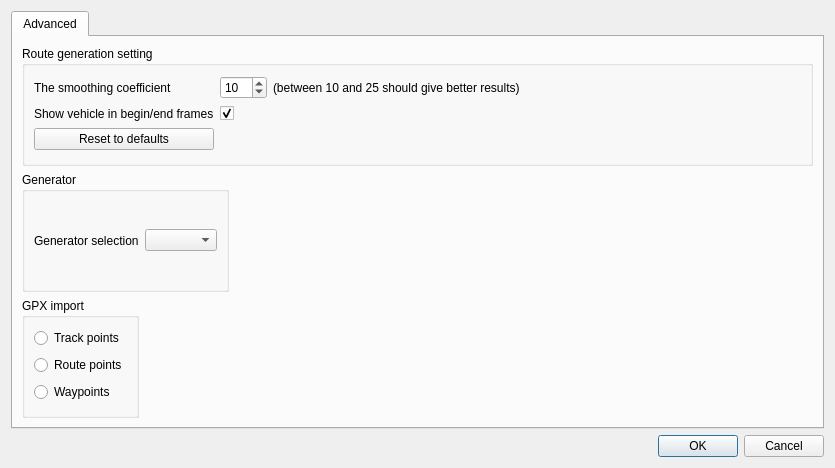
<?xml version="1.0" encoding="UTF-8"?>
<ui version="4.0">
 <class>Dialog</class>
 <widget class="QDialog" name="Dialog">
  <property name="geometry">
   <rect>
    <x>0</x>
    <y>0</y>
    <width>835</width>
    <height>468</height>
   </rect>
  </property>
  <property name="windowTitle">
   <string>Route Generator Preferences</string>
  </property>
  <layout class="QVBoxLayout">
   <item>
    <widget class="QTabWidget" name="tabWidget">
     <property name="currentIndex">
      <number>0</number>
     </property>
     <widget class="QWidget" name="tab_2">
      <attribute name="title">
       <string>Advanced</string>
      </attribute>
      <attribute name="toolTip">
       <string>Change advanced settings</string>
      </attribute>
      <layout class="QGridLayout" name="gridLayout">
       <item row="0" column="0" colspan="3">
        <widget class="QGroupBox" name="groupBox">
         <property name="title">
          <string>Route generation setting</string>
         </property>
         <layout class="QGridLayout" name="gridLayout_2">
          <item row="0" column="0">
           <widget class="QLabel" name="label_10">
            <property name="text">
             <string>The smoothing coefficient</string>
            </property>
           </widget>
          </item>
          <item row="0" column="1">
           <widget class="QSpinBox" name="mSmoothLengthSB">
            <property name="minimum">
             <number>2</number>
            </property>
            <property name="maximum">
             <number>500</number>
            </property>
            <property name="value">
             <number>10</number>
            </property>
           </widget>
          </item>
          <item row="0" column="2">
           <widget class="QLabel" name="label_11">
            <property name="text">
             <string>(between 10 and 25 should give better results)</string>
            </property>
           </widget>
          </item>
          <item row="0" column="3">
           <spacer>
            <property name="orientation">
             <enum>Qt::Horizontal</enum>
            </property>
            <property name="sizeHint" stdset="0">
             <size>
              <width>221</width>
              <height>20</height>
             </size>
            </property>
           </spacer>
          </item>
          <item row="1" column="0">
           <widget class="QLabel" name="label_7">
            <property name="text">
             <string>Show vehicle in begin/end frames</string>
            </property>
           </widget>
          </item>
          <item row="1" column="1">
           <widget class="QCheckBox" name="mIconLessBeginEndFramesCB">
            <property name="toolTip">
             <string>Check if first and last frame should contain the vehicle icon</string>
            </property>
            <property name="text">
             <string/>
            </property>
            <property name="checked">
             <bool>true</bool>
            </property>
           </widget>
          </item>
          <item row="2" column="0">
           <widget class="QPushButton" name="mResetDefaultsPB">
            <property name="toolTip">
             <string>Reset to original settings</string>
            </property>
            <property name="text">
             <string>Reset to defaults</string>
            </property>
           </widget>
          </item>
         </layout>
        </widget>
       </item>
       <item row="1" column="0" colspan="2">
        <widget class="QGroupBox" name="groupBox_2">
         <property name="title">
          <string>Generator</string>
         </property>
         <layout class="QHBoxLayout" name="horizontalLayout">
          <item>
           <widget class="QLabel" name="encoderSelectionLabel">
            <property name="text">
             <string>Generator selection</string>
            </property>
           </widget>
          </item>
          <item>
           <widget class="QComboBox" name="encoderSelectionCB"/>
          </item>
         </layout>
        </widget>
       </item>
       <item row="1" column="2">
        <spacer name="horizontalSpacer">
         <property name="orientation">
          <enum>Qt::Horizontal</enum>
         </property>
         <property name="sizeHint" stdset="0">
          <size>
           <width>332</width>
           <height>84</height>
          </size>
         </property>
        </spacer>
       </item>
       <item row="2" column="0">
        <widget class="QGroupBox" name="groupBox_3">
         <property name="title">
          <string>GPX import</string>
         </property>
         <layout class="QVBoxLayout" name="verticalLayout">
          <item>
           <widget class="QRadioButton" name="mTrkRB">
            <property name="toolTip">
             <string>Use track points to generate a route from GPX</string>
            </property>
            <property name="text">
             <string>Track points</string>
            </property>
           </widget>
          </item>
          <item>
           <widget class="QRadioButton" name="mRouteRB">
            <property name="toolTip">
             <string>Use route points to generate a route from GPX</string>
            </property>
            <property name="text">
             <string>Route points</string>
            </property>
           </widget>
          </item>
          <item>
           <widget class="QRadioButton" name="mWpRB">
            <property name="toolTip">
             <string>Use waypoints to generate a route from GPX</string>
            </property>
            <property name="text">
             <string>Waypoints</string>
            </property>
           </widget>
          </item>
         </layout>
        </widget>
       </item>
      </layout>
      <zorder>groupBox</zorder>
      <zorder>groupBox_2</zorder>
      <zorder>horizontalSpacer</zorder>
      <zorder>groupBox_3</zorder>
     </widget>
    </widget>
   </item>
   <item>
    <widget class="QDialogButtonBox" name="buttonBox">
     <property name="orientation">
      <enum>Qt::Horizontal</enum>
     </property>
     <property name="standardButtons">
      <set>QDialogButtonBox::Cancel|QDialogButtonBox::Ok</set>
     </property>
    </widget>
   </item>
  </layout>
 </widget>
 <resources/>
 <connections>
  <connection>
   <sender>buttonBox</sender>
   <signal>accepted()</signal>
   <receiver>Dialog</receiver>
   <slot>accept()</slot>
   <hints>
    <hint type="sourcelabel">
     <x>248</x>
     <y>254</y>
    </hint>
    <hint type="destinationlabel">
     <x>157</x>
     <y>274</y>
    </hint>
   </hints>
  </connection>
  <connection>
   <sender>buttonBox</sender>
   <signal>rejected()</signal>
   <receiver>Dialog</receiver>
   <slot>reject()</slot>
   <hints>
    <hint type="sourcelabel">
     <x>316</x>
     <y>260</y>
    </hint>
    <hint type="destinationlabel">
     <x>286</x>
     <y>274</y>
    </hint>
   </hints>
  </connection>
 </connections>
</ui>
